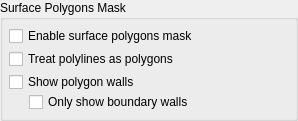
    <widget class="QGroupBox" name="surface_polygons_mask_group_box">
     <property name="title">
      <string>Surface Polygons Mask</string>
     </property>
     <layout class="QVBoxLayout" name="verticalLayout_7">
      <property name="spacing">
       <number>3</number>
      </property>
      <property name="margin">
       <number>6</number>
      </property>
      <item>
       <widget class="QCheckBox" name="enable_surface_polygons_mask_button">
        <property name="text">
         <string>Enable surface polygons mask</string>
        </property>
       </widget>
      </item>
      <item>
       <widget class="QWidget" name="surface_polygons_mask_widget" native="true">
        <layout class="QVBoxLayout" name="verticalLayout_11">
         <property name="spacing">
          <number>3</number>
         </property>
         <property name="margin">
          <number>0</number>
         </property>
         <item>
          <widget class="QCheckBox" name="treat_polylines_as_polygons_button">
           <property name="text">
            <string>Treat polylines as polygons</string>
           </property>
          </widget>
         </item>
         <item>
          <widget class="QWidget" name="iso_surface_surface_polygons_mask_widget" native="true">
           <layout class="QVBoxLayout" name="verticalLayout_10">
            <property name="spacing">
             <number>0</number>
            </property>
            <property name="margin">
             <number>0</number>
            </property>
            <item>
             <widget class="QCheckBox" name="show_polygon_walls_button">
              <property name="text">
               <string>Show polygon walls</string>
              </property>
              <property name="checked">
               <bool>false</bool>
              </property>
             </widget>
            </item>
            <item>
             <widget class="QWidget" name="only_show_boundary_walls_widget" native="true">
              <layout class="QHBoxLayout" name="only_show_boundary_walls_layout">
               <property name="margin">
                <number>0</number>
               </property>
               <item>
                <spacer name="only_show_boundary_walls_spacer">
                 <property name="orientation">
                  <enum>Qt::Horizontal</enum>
                 </property>
                 <property name="sizeType">
                  <enum>QSizePolicy::Fixed</enum>
                 </property>
                 <property name="sizeHint" stdset="0">
                  <size>
                   <width>20</width>
                   <height>20</height>
                  </size>
                 </property>
                </spacer>
               </item>
               <item>
                <widget class="QCheckBox" name="only_show_boundary_walls_button">
                 <property name="text">
                  <string>Only show boundary walls</string>
                 </property>
                 <property name="checked">
                  <bool>false</bool>
                 </property>
                </widget>
               </item>
               <item>
                <spacer name="only_show_boundary_walls_spacer_2">
                 <property name="orientation">
                  <enum>Qt::Horizontal</enum>
                 </property>
                 <property name="sizeHint" stdset="0">
                  <size>
                   <width>95</width>
                   <height>20</height>
                  </size>
                 </property>
                </spacer>
               </item>
              </layout>
             </widget>
            </item>
           </layout>
          </widget>
         </item>
        </layout>
       </widget>
      </item>
     </layout>
    </widget>
